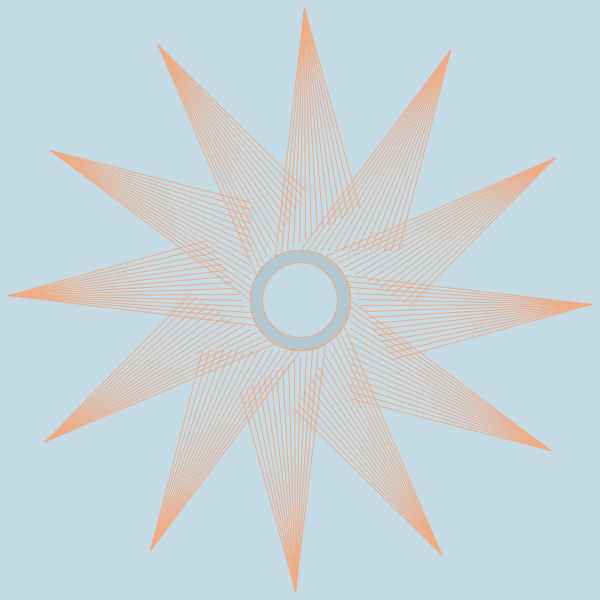
Frame 1 (no input)
Frame 60 (the mouse pressed at the canvas centre just before this capture): identical to frame 1, image omitted
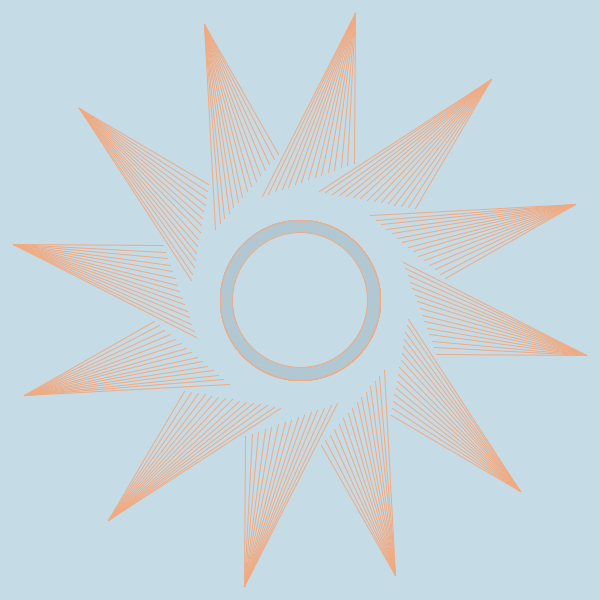
Frame 120 (the mouse held since frame 60 and released just before this capture)

The Processing sketch that drew these frames (run headless with seeded random() and noise(); from frame 60 on, the mouse is pressed at the canvas centre):

// Processing sketch: processing_158392
// ── processing_158392.pde

void setup() {
  size(600, 600);
  strokeCap(PROJECT);
  smooth();
  //noFill();
}

void draw() {
      //make the background a nice grey-blue
      background(197, 219, 230);
      
      //we will use this variable to make the patterns we draw change w/ the mouse position
      float trans = mouseY/5;

      //let's put everything in the center of the screen
      translate(width/2, height/2);
      //we'll make 12 copies of a rotated array of lines using variable k
      for(float k = 0; k < 360; k += 30){ 
          //first, we'll need to ready the transformation matrix for data to be loaded into it
          pushMatrix();                    
          //then, we make things rotate according to the mouseX position /3
          rotate(radians(mouseX/3));      
          //but furthermore, create copies of it for every value 'k'
          rotate(radians(k));              
          //we use this loop to create a spread of lines to rotate and clone
          for(float i = 0; i < 100; i += 7){ 
          //and make the lines glitter in neat colors
              stroke(240, 170, 130);
              //this is where the lines are drawn and told to react to the mouse 
              line(50 + trans, i, 250, 150); 
          }
          //to finish up, we pop the matrix, finalizing our translations
          popMatrix();
       //Now we draw two ellipses of differing sizes and fills in the center that react to the mouse  
       fill(177, 199, 210);                
       ellipse(0, 0, 100+mouseY/5, 100+ mouseY/5);
       
       fill(197, 219, 230);
       ellipse(0, 0, 75+mouseY/5, 75+ mouseY/5);  
      }
}
